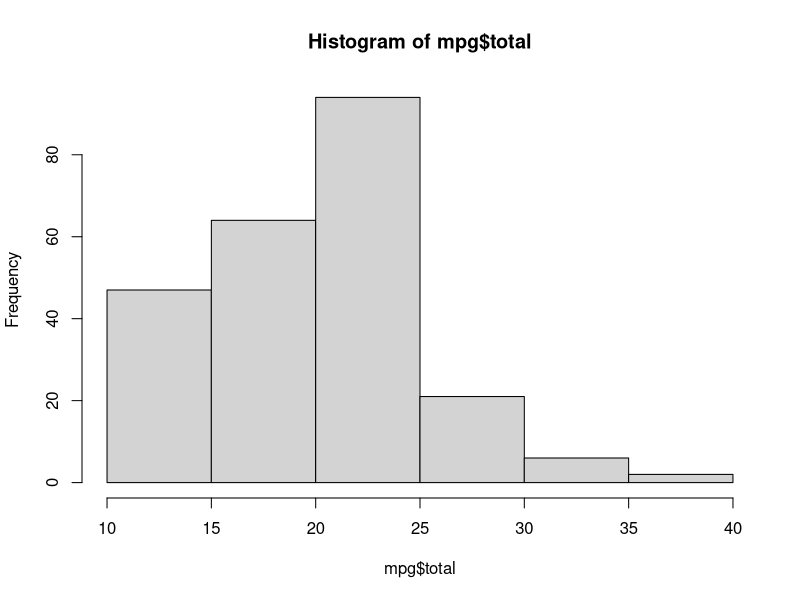
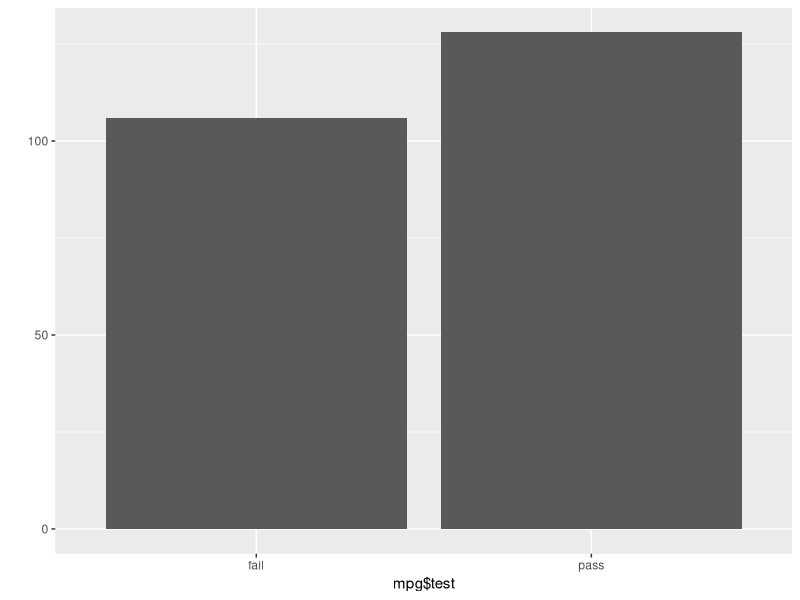
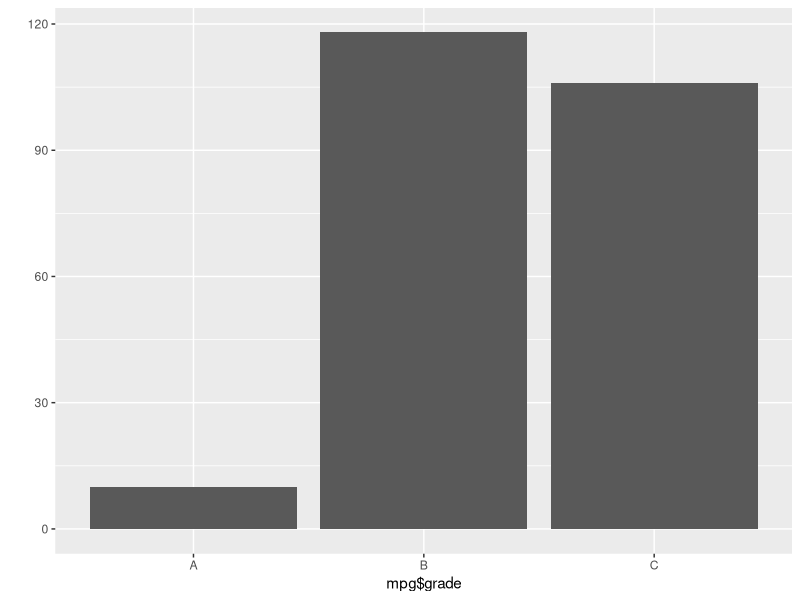
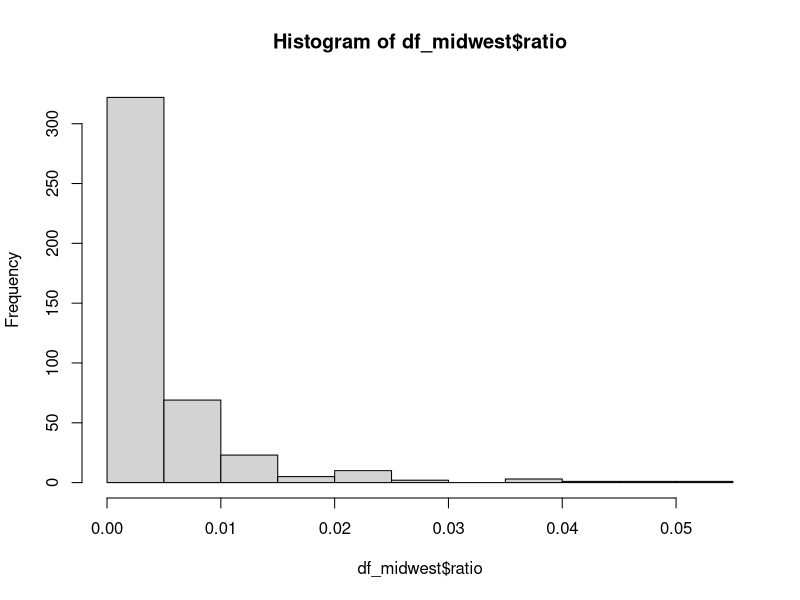
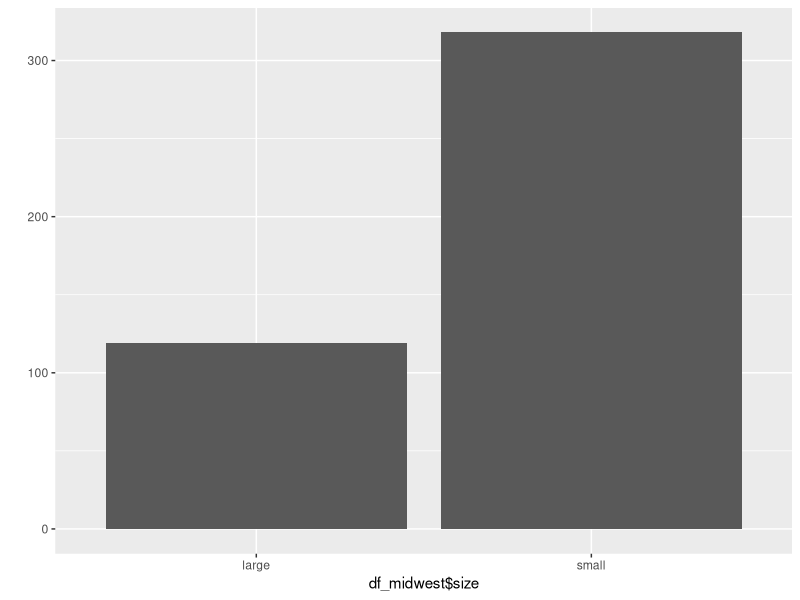

The R script that drew these images, in order:
#05-3 파생변수 만들기
library(dplyr)
library(ggplot2)

df <- data.frame(var1 = c(4,3,8),
                 var2 = c(2,6,1))

df$sum <- df$var1 + df$var2
df$mean <- (df$var1 + df$var2)/2

head(mpg)
mpg$total <- (mpg$cty + mpg$hwy)/2

summary(mpg$total)
hist(mpg$total)

# 조건문
ifelse(mpg$total>=20,"pass","fail")
mpg$test <- ifelse(mpg$total>=20,"pass","fail")
table(mpg$test)
qplot(mpg$test)

# 중첩조건문
mpg$grade <- ifelse(mpg$total>=30,"A",
                   ifelse(mpg$total>=20,"B","C"))
table(mpg$grade)
qplot(mpg$grade)

# test
# 문제1
df_midwest <- as.data.frame(midwest)
# 문제2
df_midwest <- rename(df_midwest, total=poptotal)
df_midwest <- rename(df_midwest, asian=popasian)
# 문제3
df_midwest$ratio <- df_midwest$asian/df_midwest$total
hist(df_midwest$ratio)
# 문제4
summary(df_midwest$ratio)
df_midwest$size <- ifelse(df_midwest$ratio >= 0.004872,"large","small")
# 문제5
table(df_midwest$size)
qplot(df_midwest$size)
